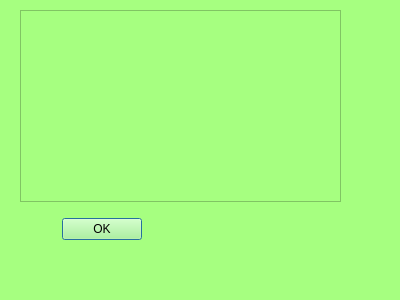
<?xml version="1.0" encoding="UTF-8"?>
<ui version="4.0">
 <class>Detalles</class>
 <widget class="QDialog" name="Detalles">
  <property name="geometry">
   <rect>
    <x>0</x>
    <y>0</y>
    <width>400</width>
    <height>300</height>
   </rect>
  </property>
  <property name="windowTitle">
   <string>Dialog</string>
  </property>
  <property name="styleSheet">
   <string notr="true">background-color: rgb(166, 255, 128);</string>
  </property>
  <widget class="QWidget" name="layoutWidget">
   <property name="geometry">
    <rect>
     <x>19</x>
     <y>217</y>
     <width>123</width>
     <height>25</height>
    </rect>
   </property>
   <layout class="QHBoxLayout" name="horizontalLayout">
    <item>
     <spacer name="horizontalSpacer">
      <property name="orientation">
       <enum>Qt::Horizontal</enum>
      </property>
      <property name="sizeHint" stdset="0">
       <size>
        <width>40</width>
        <height>20</height>
       </size>
      </property>
     </spacer>
    </item>
    <item>
     <widget class="QPushButton" name="cmdDetalles">
      <property name="text">
       <string>OK</string>
      </property>
     </widget>
    </item>
   </layout>
  </widget>
  <widget class="QTableWidget" name="outDetalles">
   <property name="geometry">
    <rect>
     <x>20</x>
     <y>10</y>
     <width>321</width>
     <height>192</height>
    </rect>
   </property>
  </widget>
 </widget>
 <resources/>
 <connections/>
</ui>
